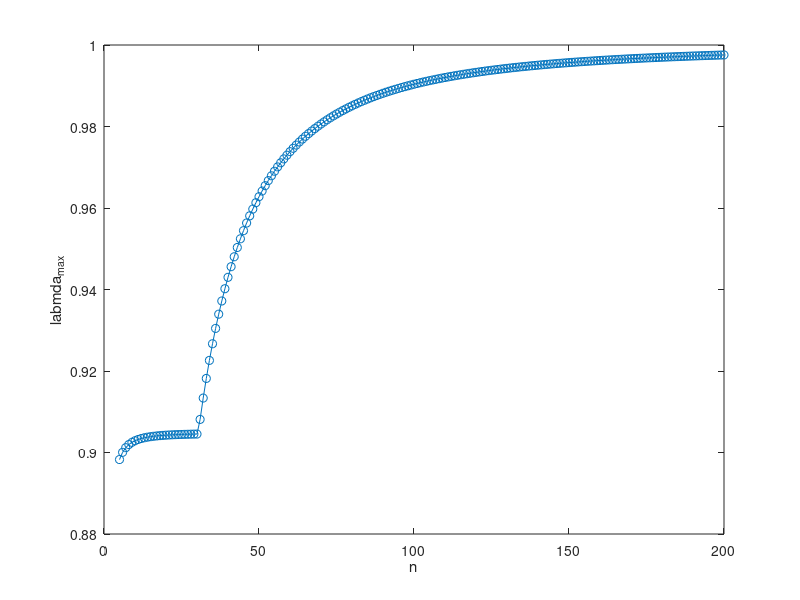

The MATLAB source for this figure:
eps=10;
alpha=.5;
max_eigenval=[];
for n=5:200
    M1=zeros(n,n);
	M2=zeros(n,n);
    M1(1:1+n:end)=1-2*eps/2;
    M1(2:n+1:end)=eps/2;
    M1(n+1:1+n:end)=eps/2;

	M2(1:1+n:end)=1+2*eps/2;
	M2(2:n+1:end)=-eps/2;
	M2(n+1:1+n:end)=-eps/2;


	lambdamax=max(abs(eig(inv(M2)*M1)));
    max_eigenval=[max_eigenval ; [n lambdamax]];
end


figure
plot(max_eigenval(:,1),max_eigenval(:,2),'-o')
xlabel('n')
ylabel('labmda_{max}')
